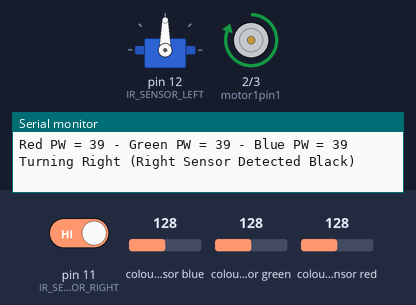
Bench run of a sketch on a simulated Arduino Uno, built with avr-gcc and run on an emulated ATmega328P. Shown: servo, motor-driver pin pairs drawn as motors (green arrow = first pin HIGH = forward, orange = second pin HIGH = backward, longer = more drive), the last lines printed to the serial monitor. Wiring (inferred from the names in the program): TCS3200 colour sensor: output pin 8; S2 pin 6; S3 pin 7; S0 pin 4; S1 pin 5. Inputs (shaded band) come from the test bench; at power-on: colour sensor blue 128, colour sensor red 128, pin 11 (IR_SENSOR_RIGHT) HIGH, colour sensor green 128.

Above: at 1.2 s.
1.3 s: colour sensor blue set to 134
At 2.18 s:
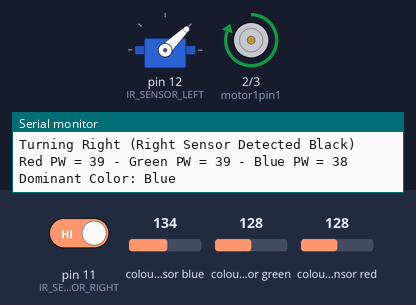
4.8 s: colour sensor red set to 191
At 5.5 s:
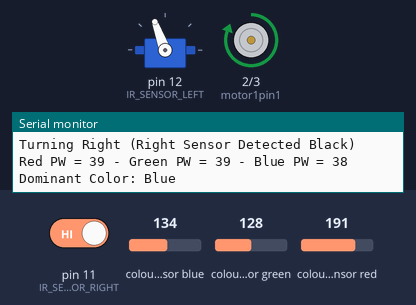
At 7.2 s:
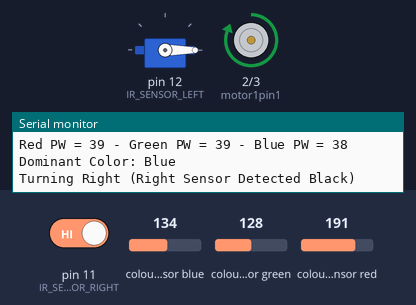
8.3 s: pin 11 (IR_SENSOR_RIGHT) driven LOW
12.6 s: colour sensor green set to 190
14.5 s: colour sensor green set to 198
Timing chart, 0 to 19.0 s (numbered marks = the images above; inputs shaded):
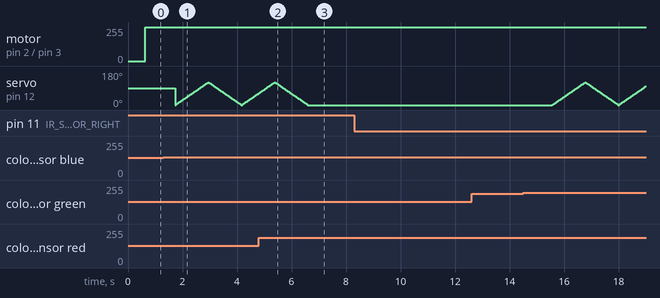

Measured:
- the behaviour switches between 131 and 132 on colour sensor blue (found by bisection; images 0 and 1)
- after the input at 4.8 s, servo on pin 12 (IR_SENSOR_LEFT): goes on until 6.6 s, then stays 0°

The sketch:

Final_Code_Assembled.ino
```cpp
#include <Servo.h>

// --- Servo Motor Variables ---
Servo seedDispenser;
int count = 0;

// --- DC Motor Variables ---
int motor1pin1 = 2;
int motor1pin2 = 3;
int motor2pin1 = 4;
int motor2pin2 = 5;
int enable1 = 6;
int enable2 = 7;

// --- Color Detector Variables ---
#define S0 4
#define S1 5
#define S2 6
#define S3 7
#define sensorOut 8
int redPW = 0;
int greenPW = 0;
int bluePW = 0;

// --- Black Line Detection Variables ---
#define IR_SENSOR_RIGHT 11
#define IR_SENSOR_LEFT 12
#define MOTOR_SPEED 180
int enableRightMotor = 6;
int rightMotorPin1 = 2;
int rightMotorPin2 = 3;
int enableLeftMotor = 7;
int leftMotorPin1 = 4;
int leftMotorPin2 = 5;

// --- Setup for Servo, DC Motors, and Color Detection ---
void setup() {
  // Setup Servo Motor
  seedDispenser.attach(12);

  // Setup DC Motors
  pinMode(motor1pin1, OUTPUT);
  pinMode(motor1pin2, OUTPUT);
  pinMode(motor2pin1, OUTPUT);
  pinMode(motor2pin2, OUTPUT);
  pinMode(enable1, OUTPUT);
  pinMode(enable2, OUTPUT);

  // Setup Color Detection Pins
  pinMode(S0, OUTPUT);
  pinMode(S1, OUTPUT);
  pinMode(S2, OUTPUT);
  pinMode(S3, OUTPUT);
  pinMode(sensorOut, INPUT);

  // Setup IR Sensors
  pinMode(IR_SENSOR_RIGHT, INPUT);
  pinMode(IR_SENSOR_LEFT, INPUT);

  // Setup Serial Monitor
  Serial.begin(9600);
  digitalWrite(S0, HIGH);
  digitalWrite(S1, LOW);  // Set pulse width scaling to 20%
}

void loop()
{
    int rightIRSensorValue = digitalRead(IR_SENSOR_RIGHT);
    int leftIRSensorValue = digitalRead(IR_SENSOR_LEFT);

    // Read color sensor values (red, green, blue)
    redPW = getRedPW();
    delay(200);
    greenPW = getGreenPW();
    delay(200);
    bluePW = getBluePW();
    delay(200);

    // Print color readings for debugging
    Serial.print("Red PW = ");
    Serial.print(redPW);
    Serial.print(" - Green PW = ");
    Serial.print(greenPW);
    Serial.print(" - Blue PW = ");
    Serial.println(bluePW);

    // Set up initial motor speed
    int motorSpeedLeft = MOTOR_SPEED;
    int motorSpeedRight = MOTOR_SPEED;

    // Add offsets based on certain conditions or sensors
    int offset = 20;  // Adjust this value to change the offset

    // Color-based decision-making
    if (redPW < greenPW && redPW < bluePW) {
        // If Red is the dominant color
        Serial.println("Dominant Color: Red");
        // Continue forward without any special action
    }
    else if (greenPW < redPW && greenPW < bluePW) {
        // If Green is the dominant color
        Serial.println("Dominant Color: Green");
        // Stop the motors and activate the seed dispenser (servo motor)
        stopMotors();
        // Add code to run Servo_Motor code here, i.e. activate seed dispenser
        operateSeedDispenser(); // Example of triggering the servo


    }
    else if (bluePW < redPW && bluePW < greenPW) {
        // If Blue is the dominant color
        Serial.println("Dominant Color: Blue");
        // Stop the motors and activate the seed dispenser (servo motor)
        stopMotors();
        // Add code to run Servo_Motor code here, i.e. activate seed dispenser
        operateSeedDispenser();

    }

    // If both IR sensors do not detect a black line, go straight
    if (rightIRSensorValue == LOW && leftIRSensorValue == LOW) {
        Serial.println("Moving Forward");
        motorSpeedLeft += offset;  // Speed up the left motor
        motorSpeedRight -= offset; // Slow down the right motor
    }
    // If the right sensor detects a black line, turn right
    else if (rightIRSensorValue == HIGH && leftIRSensorValue == LOW) {
        Serial.println("Turning Right (Right Sensor Detected Black)");
        motorSpeedLeft -= offset;  // Slow down the left motor
        motorSpeedRight += offset; // Speed up the right motor
    }
    // If the left sensor detects a black line, turn left
    else if (rightIRSensorValue == LOW && leftIRSensorValue == HIGH) {
        Serial.println("Turning Left (Left Sensor Detected Black)");
        motorSpeedLeft += offset;  // Speed up the left motor
        motorSpeedRight -= offset; // Slow down the right motor
    }
    // If both sensors detect a black line, stop
    else {
        Serial.println("Stopping (Both Sensors Detected Black)");
        motorSpeedLeft = 0;
        motorSpeedRight = 0;
    }

    // Call the rotateMotor function with adjusted speeds
    rotateMotor(motorSpeedRight, motorSpeedLeft);

    delay(500); // Small delay for stability
}

// Function to stop both motors
void stopMotors() {
    rotateMotor(0, 0);  // Set both motor speeds to 0, effectively stopping them
}


// Function to operate the seed dispenser (servo motor)
void operateSeedDispenser() {
  int count = 0;
  while (count < 2) {
    int pos;
    for (pos = 0; pos <= 120; pos++) {
      seedDispenser.write(pos);
      delay(10);
    }

    for (pos = 120; pos >= 0; pos--) {
      seedDispenser.write(pos);
      delay(10);
    }

    count++;
  }
}

// Function to read the Red Pulse Width
int getRedPW() {
  digitalWrite(S2, LOW);
  digitalWrite(S3, LOW);
  return pulseIn(sensorOut, LOW);
}

// Function to read the Green Pulse Width
int getGreenPW() {
  digitalWrite(S2, HIGH);
  digitalWrite(S3, HIGH);
  return pulseIn(sensorOut, LOW);
}

// Function to read the Blue Pulse Width
int getBluePW() {
  digitalWrite(S2, LOW);
  digitalWrite(S3, HIGH);
  return pulseIn(sensorOut, LOW);
}

// Function to control motor speed and direction
void rotateMotor(int rightMotorSpeed, int leftMotorSpeed) {
    // Add an offset to the right and left motor speeds
    int rightSpeedWithOffset = rightMotorSpeed;
    int leftSpeedWithOffset = leftMotorSpeed;

    // Example of adding a fixed offset (you can change this value to control the amount of offset)
    int offset = 20; // Change this value to adjust the speed difference between the motors
    rightSpeedWithOffset += offset;  // Right motor faster
    // leftSpeedWithOffset -= offset;  // Uncomment to make left motor slower

    // Right motor control
    if (rightSpeedWithOffset < 0) {
        digitalWrite(rightMotorPin1, LOW);
        digitalWrite(rightMotorPin2, HIGH);
    } else if (rightSpeedWithOffset > 0) {
        digitalWrite(rightMotorPin1, HIGH);
        digitalWrite(rightMotorPin2, LOW);
    } else {
        digitalWrite(rightMotorPin1, LOW);
        digitalWrite(rightMotorPin2, LOW);
    }

    // Left motor control
    if (leftSpeedWithOffset < 0) {
        digitalWrite(leftMotorPin1, LOW);
        digitalWrite(leftMotorPin2, HIGH);
    } else if (leftSpeedWithOffset > 0) {
        digitalWrite(leftMotorPin1, HIGH);
        digitalWrite(leftMotorPin2, LOW);
    } else {
        digitalWrite(leftMotorPin1, LOW);
        digitalWrite(leftMotorPin2, LOW);
    }
}
```
